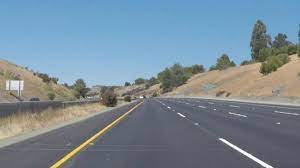
#> input picture laneline1.jpg, 300 x 168 px
$ python Lane_Line_Detection.py
#> lines starting #> are read from the running program, lines starting #| are printed output that depends on the picture; after the words box and inside, x2 and y2 are one past the last pixel; in counts of white or black regions, pixels touching at a corner belong together
import cv2
import numpy as np
import matplotlib.pyplot as plt

img = cv2.imread('laneline1.jpg')
#> img is the input picture: shape (168, 300, 3); mean B, G, R 152, 138.3, 121.3
img = cv2.cvtColor(img, cv2.COLOR_BGR2RGB)
grey = cv2.cvtColor(img, cv2.COLOR_RGB2GRAY)
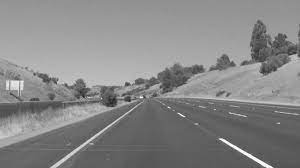
#> grey: shape (168, 300); min 26, max 255, mean 134.8
canny = cv2.Canny(grey, 100, 150)
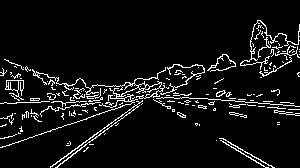
#> canny: shape (168, 300); 6.9% white in thin lines or dots, all inside (x1, y1, x2, y2) = (0, 20, 300, 168)

height = img.shape[0]
#> height = 168
width = img.shape[1]
#> width = 300

ROI = np.array([
    [0, height],
    [width/2, height/2],
    [width, height]
])
#> ROI = [[0, 168], [150, 84], [300, 168]]

def mask_img(img, ROI):
    mask = np.zeros_like(img)
    cv2.fillPoly(mask, pts=np.int32([ROI]), color=255),
    masked_img = cv2.bitwise_and(mask, img)
    return masked_img

def draw_lines(img, lines):
    for line in lines:
        [[x1, y1, x2, y2]] = line
        cv2.line(img, (x1, y1), (x2, y2), (255, 255, 0), 2)

masked_img = mask_img(canny, ROI)
#> in mask_img, `cv2.fillPoly(mask, pts=np.int32([ROI]), color=255),`:
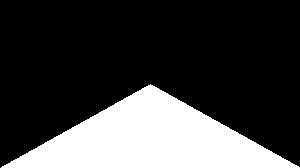
#> mask: shape (168, 300); 25.1% white; 1 white region, box (x1, y1, x2, y2) and area: (1, 84, 300, 168) 12666
#> in mask_img, `masked_img = cv2.bitwise_and(mask, img)`:
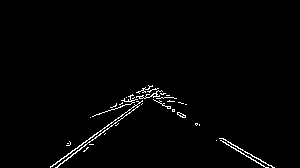
#> masked_img: shape (168, 300); 1.5% white in thin lines or dots, all inside (x1, y1, x2, y2) = (50, 85, 275, 168)

lines = cv2.HoughLinesP(
    masked_img,
    rho=6,
    theta=np.pi/60,
    threshold=70,
    lines=np.array([]),
    minLineLength=10,
    maxLineGap=10
)
#> lines = 16 rows, first 6: [143, 88, 199, 124], [62, 163, 100, 133], [220, 140, 240, 151], [136, 101, 150, 90], [55, 167, 68, 157], [50, 167, 146, 97]

draw_lines(img, lines)
#> the loop in draw_lines, `for line in lines:` made 16 passes
#> (x1, y1, x2, y2) on passes 1 to 12: (143, 88, 199, 124), (62, 163, 100, 133), (220, 140, 240, 151), (136, 101, 150, 90), (55, 167, 68, 157), (50, 167, 146, 97), (223, 138, 252, 156), (222, 138, 238, 148), (142, 101, 165, 93), (111, 107, 155, 88), (247, 152, 268, 165), (56, 167, 73, 154)
#> after the loop in draw_lines, `for line in lines:`:
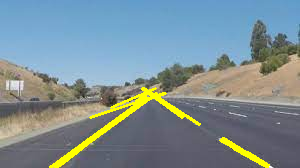
#> img: shape (168, 300, 3); mean R, G, B 125, 142.3, 147.7

################## Show images ########################

images = [img, masked_img]
titles = ['Original', 'masked_img']

n_images = len(images)
#> n_images = 2
row = (n_images-1)//3 + 1
#> row = 1
col = 3

fig, ax = plt.subplots(row, col)
for i, image in enumerate(images):
    if row == 1:
        ax[i%3].imshow(image, 'gray')
        ax[i%3].axes.xaxis.set_visible(False)
        ax[i%3].axes.yaxis.set_visible(False)
        ax[i%3].axes.set_title(titles[i], fontsize=10)
    else:
        ax[i//3, i%3].imshow(image, 'gray')
        ax[i//3, i%3].axes.xaxis.set_visible(False)
        ax[i//3, i%3].axes.yaxis.set_visible(False)
        ax[i//3, i%3].axes.set_title(titles[i], fontsize=10)
#> this loop made 2 passes

white_img = np.zeros((120, 120, 3), np.uint8)
white_img[:] = 255
if i < row * col - 1:
    for j in range(i+1, row * col):
        if row == 1:
            ax[j % 3].imshow(white_img, 'gray')
            ax[j % 3].axes.xaxis.set_visible(False)
            ax[j % 3].axes.yaxis.set_visible(False)
        else:
            ax[j // 3, j % 3].imshow(white_img, 'gray')
            ax[j // 3, j % 3].axes.xaxis.set_visible(False)
            ax[j // 3, j % 3].axes.yaxis.set_visible(False)

plt.show()
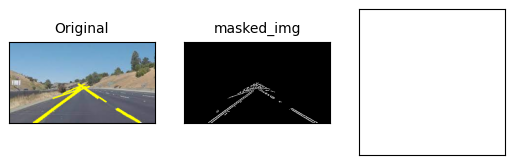
#> figure drawn by matplotlib, 3 panels
